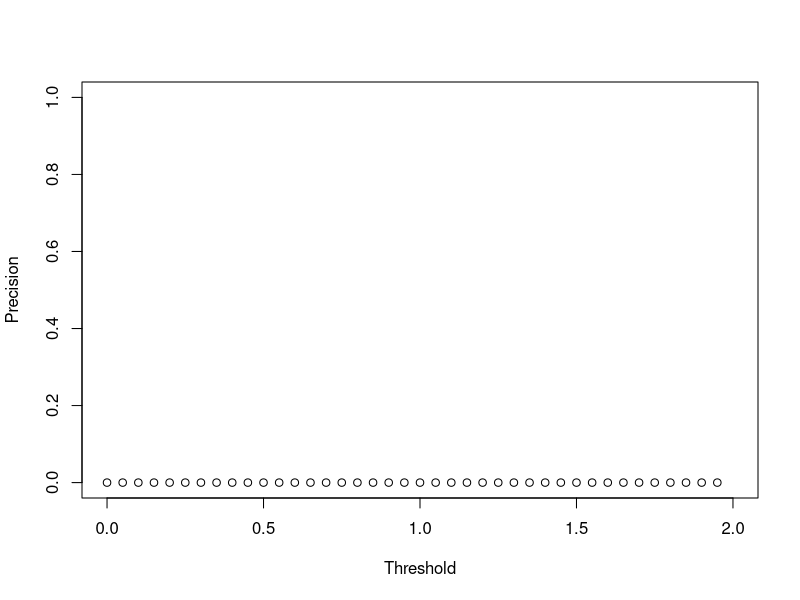
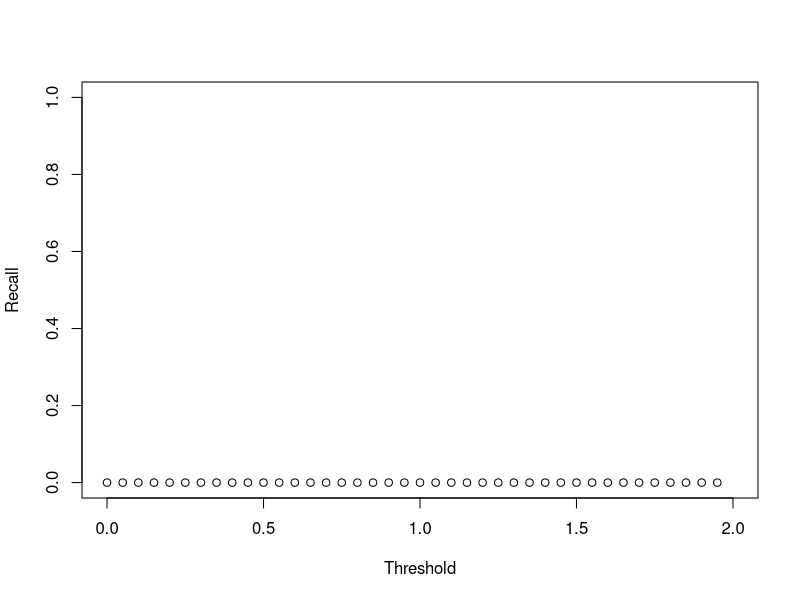
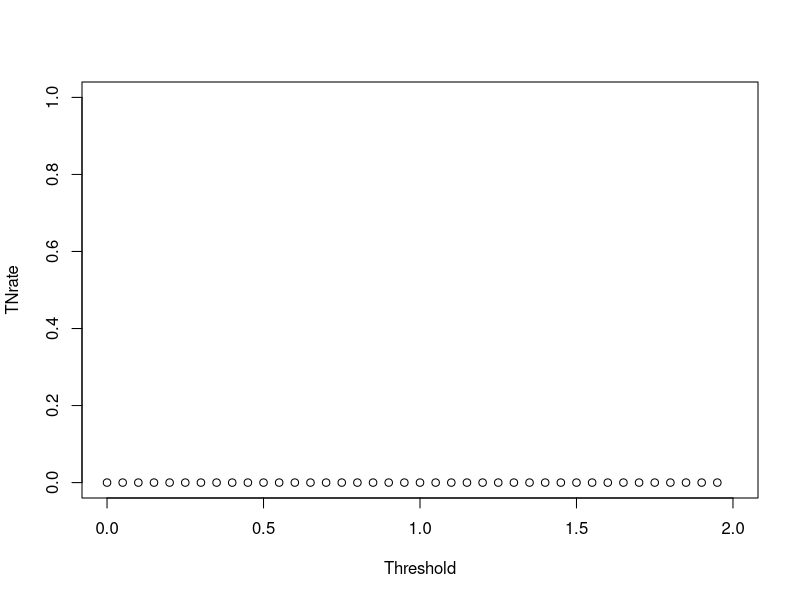
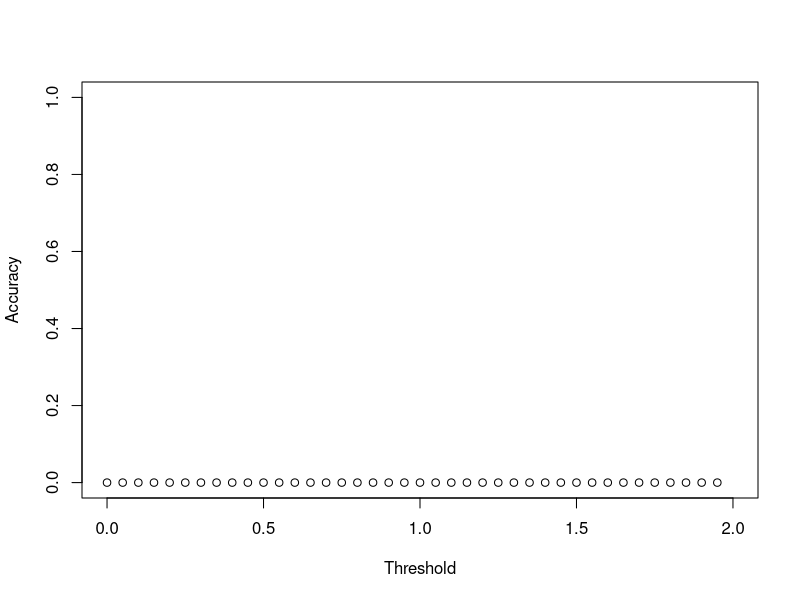
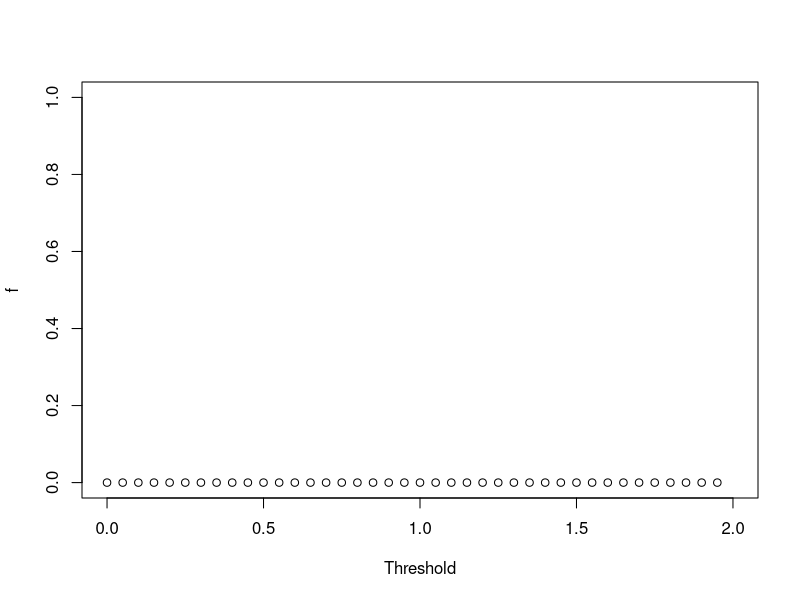

The R script that drew these images, in order:
reviewers <- data.frame()
reviewers <- read.csv("CSVdata_journal/merged_qt2.csv", sep = ",", header = TRUE)
# get idList more than 5 %(725 * 0.05)

DF <- data.frame(Threshold<-c(), Precision<-c(), Recall<-c(), TNrate<-c(), Accuracy<-c(), fm<-c())

threshold = 0
while(threshold < 2){
	reviewers$futureIncurrent <- ifelse(reviewers$ExpertiseLevel < threshold, 1, 0)

	# positive is prediction reviewer will incurrent
	positive <- subset(reviewers, reviewers$futureIncurrent == 1)
	negative <- subset(reviewers, reviewers$futureIncurrent == 0)

	# tp is prediction incurrent and real incurrent
	tp <- nrow(subset(positive, reviewers$IncurrentVote == 1))
	fp <- nrow(subset(positive, reviewers$IncurrentVote == 0))
	tn <- nrow(subset(negative, reviewers$IncurrentVote == 1))
	fn <- nrow(subset(negative, reviewers$IncurrentVote == 0))

	precision <- ifelse(tp+fp==0, 0, tp / (tp + fp))
	recall <- ifelse(tp+fn==0, 0, tp / (tp + fn))
	TNrate <- ifelse(tn+fp==0, 0, tn / (tn + fp))
	Accuracy <- ifelse(tp+tn+fp+fn==0, 0, (tp + tn) / (tp + tn + fp + fn))
	f <-  ifelse(recall+precision==0, 0,  2 * recall * precision / (recall + precision))

	DF <- rbind(DF, data.frame(c(threshold), c(precision), c(recall), c(TNrate), c(Accuracy), c(f)))
	threshold = threshold + 0.05
}

write.csv(reviewers, "CSVdata_journal/futureIncurrent.csv", row.names=FALSE, quote=FALSE)

pdf("pdf_journal/Precision.pdf")
plot(DF$c.threshold., DF$c.precision., xlab="Threshold", ylab="Precision", xlim=c(0.0, 2.0), ylim=c(0.0, 1.0))

pdf("pdf_journal/Recall.pdf")
plot(DF$c.threshold., DF$c.recall., xlab="Threshold", ylab="Recall", xlim=c(0.0, 2.0), ylim=c(0.0, 1.0))

pdf("pdf_journal/TNrate.pdf")
plot(DF$c.threshold., DF$c.TNrate., xlab="Threshold", ylab="TNrate", xlim=c(0.0, 2.0), ylim=c(0.0, 1.0))

pdf("pdf_journal/Accuracy.pdf")
plot(DF$c.threshold., DF$c.Accuracy., xlab="Threshold", ylab="Accuracy", xlim=c(0.0, 2.0), ylim=c(0.0, 1.0))


pdf("pdf_journal/f.pdf")
plot(DF$c.threshold., DF$c.f., xlab="Threshold", ylab="f", xlim=c(0.0, 2.0), ylim=c(0.0, 1.0))
